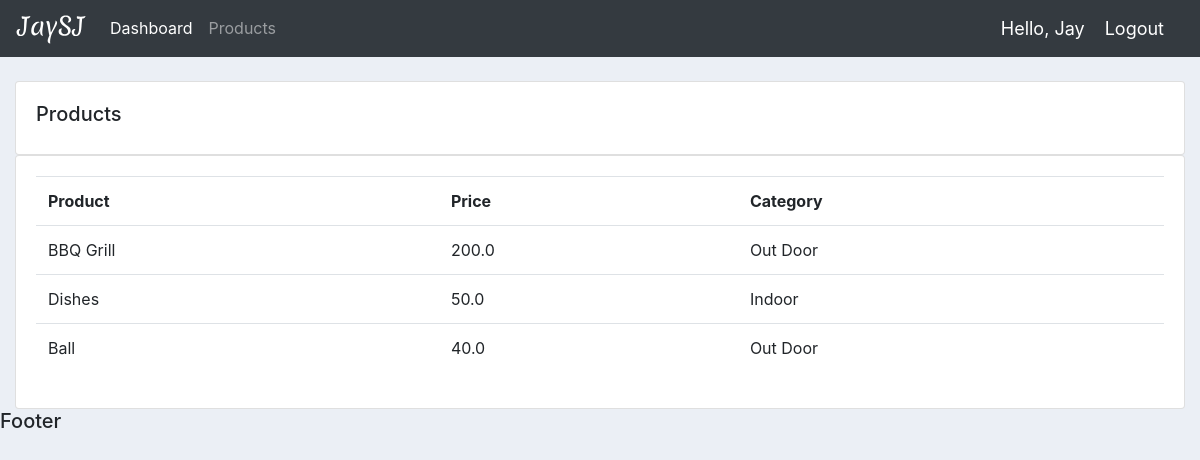
Screenshot of /products/ (signed in) with the database file from the repository.
### account/models.py (models this page shows, shortened)
class Product(models.Model):
    CATEGORY = (
        ('Indoor', 'Indoor'),
        ('Out Door', 'Out Door'),
    )
    name = models.CharField(max_length=200, null=True)
    price = models.FloatField(null=True)
    category = models.CharField(max_length=200, null=True, choices=CATEGORY)
    description = models.CharField(max_length=200, null=True, blank=True)
    date_created = models.DateTimeField(auto_now_add=True, null=True)
    tag = models.ManyToManyField(Tag)

### account/decorators.py (the view)
        def wrapper_func(request, *args, **kwargs):
            group = None
            if request.user.groups.exists():
                group = request.user.groups.all()[0].name
            if group in allowed_roles:
                return view_func(request, *args, **kwargs)
            else:
                return HttpResponse('You are not authorised to view this page')

### account/views.py (called while the page is built)
@login_required(login_url='login')
@allowed_users(allowed_roles=['admin'])
def products(request):
    products = Product.objects.all()
    context = {'products': products}
    return render(request, 'account/products.html', context)

### account/templates/account/products.html
{% extends 'account/main.html' %}
{% block content %}
    <br>
    <div class="row">
        <div class="col-md">
            <div class="card card-body">
                <h5>Products</h5>
            </div>
            <div class="card card-body">
                <table class="table">
                    <tr>
                        <th>Product</th>
                        <th>Price</th>
                        <th>Category</th>
                    </tr>
                    {% for product in products %}
                        <tr>
                            <td>{{ product.name }}</td>
                            <td>{{ product.price }}</td>
                            <td>{{ product.category }}</td>
                        </tr>
                    {% endfor %}
                </table>
            </div>
        </div>
    </div>
{% endblock %}

### account/templates/account/navbar.html (shortened to what this page needs)
{% load static %}
<nav class="navbar navbar-expand-lg navbar-dark bg-dark">
    <a class="navbar-brand" href="{% url 'home' %}"><img width="70" src="{% static 'images/logo.svg' %}" alt=""></a>
    <div class="collapse navbar-collapse" id="navbarNav">
        <ul class="navbar-nav">
            {% if request.user.is_staff %}
                <li class="nav-item active">
                    <a class="nav-link" href="{% url 'home' %}">Dashboard</a>
                </li>
                <li class="nav-item">
                    <a class="nav-link" href="{% url 'products' %}">Products</a>
                </li>
            {% else %}
                <li class="nav-item">
                    <a class="nav-link" href="{% url 'account' %}">Settings</a>
                </li>
            {% endif %}
        </ul>
        <div class="ml-auto" style="display: flex; align-items: center;">
            <span class="hello-msg">Hello, {{ request.user }}</span>
            <span><a class="hello-msg" href="{% url 'logout' %}">Logout</a></span>
        </div>
    </div>
</nav>

### static/css/main.css (style rules this page uses)
body { background-color: #ebeff5; }

### account/templates/account/navbar.html (style rules this page uses)
.hello-msg { font-size: 18px; color: #fff; margin-right: 20px; }

### rows the page displays
Product: name "BBQ Grill", price "200.0", category "Out Door"
Product: name "Dishes", price "50.0", category "Indoor"
Product: name "Ball", price "40.0", category "Out Door"

### other values shown
{{ request.user }} "Jay"
